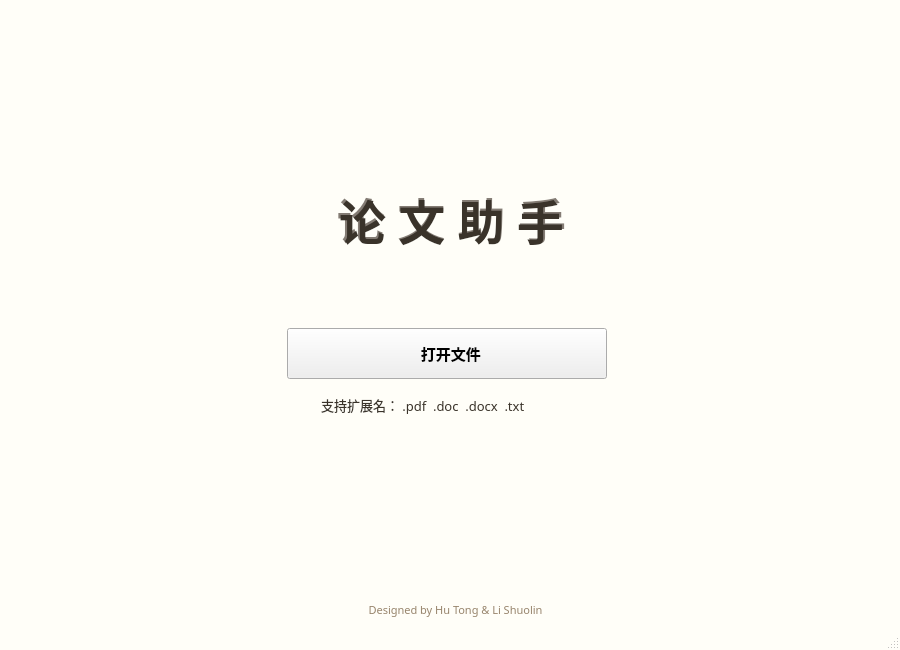
<?xml version="1.0" encoding="UTF-8"?>
<ui version="4.0">
 <class>MainWindow_home</class>
 <widget class="QMainWindow" name="MainWindow_home">
  <property name="geometry">
   <rect>
    <x>0</x>
    <y>0</y>
    <width>900</width>
    <height>650</height>
   </rect>
  </property>
  <property name="minimumSize">
   <size>
    <width>900</width>
    <height>650</height>
   </size>
  </property>
  <property name="maximumSize">
   <size>
    <width>900</width>
    <height>650</height>
   </size>
  </property>
  <property name="baseSize">
   <size>
    <width>900</width>
    <height>650</height>
   </size>
  </property>
  <property name="font">
   <font>
    <family>黑体</family>
    <pointsize>12</pointsize>
   </font>
  </property>
  <property name="windowTitle">
   <string>MainWindow</string>
  </property>
  <property name="styleSheet">
   <string notr="true">QMainWindow#MainWindow_home{
	background:#FFFEF8
}</string>
  </property>
  <widget class="QWidget" name="centralwidget">
   <property name="styleSheet">
    <string notr="true"/>
   </property>
   <widget class="QPushButton" name="pushButton_openfile">
    <property name="geometry">
     <rect>
      <x>287</x>
      <y>328</y>
      <width>320</width>
      <height>51</height>
     </rect>
    </property>
    <property name="font">
     <font>
      <family>等线</family>
      <pointsize>11</pointsize>
      <weight>75</weight>
      <bold>true</bold>
     </font>
    </property>
    <property name="cursor">
     <cursorShape>PointingHandCursor</cursorShape>
    </property>
    <property name="styleSheet">
     <string notr="true">QPushButton#pushButton_openfile{  
    border: 1px solid #9a8878;  
    background-color:#ffffff;
    border-style: solid;  
    border-radius:0px;  
    width: 40px; 
    height:20px;  
    padding:0 0px;  
    margin:0 0px;  
}  

QPushButton#pushButton_openfile:pressed{
	background-color:#FBF7F6;
	border:0.5px solid #DDCFC2;
}

QPushButton#pushButton_openfile:hover{
	border:0.5px solid #DDCFC2;
}</string>
    </property>
    <property name="text">
     <string>  打开文件</string>
    </property>
    <property name="icon">
     <iconset resource="icon/uploadicon.qrc">
      <normaloff>:/newPrefix/upload.png</normaloff>
      <normalon>:/newPrefix/upload.png</normalon>:/newPrefix/upload.png</iconset>
    </property>
    <property name="checkable">
     <bool>false</bool>
    </property>
   </widget>
   <widget class="QLabel" name="label_maintitle_shadow">
    <property name="geometry">
     <rect>
      <x>331</x>
      <y>188</y>
      <width>241</width>
      <height>61</height>
     </rect>
    </property>
    <property name="font">
     <font>
      <family>微软雅黑</family>
      <pointsize>36</pointsize>
      <weight>75</weight>
      <bold>true</bold>
     </font>
    </property>
    <property name="styleSheet">
     <string notr="true">QLabel#label_maintitle_shadow{
	color:#847c74
}</string>
    </property>
    <property name="text">
     <string>论 文 助 手</string>
    </property>
    <property name="alignment">
     <set>Qt::AlignCenter</set>
    </property>
   </widget>
   <widget class="QLabel" name="label_format">
    <property name="geometry">
     <rect>
      <x>321</x>
      <y>395</y>
      <width>251</width>
      <height>20</height>
     </rect>
    </property>
    <property name="font">
     <font>
      <family>黑体</family>
      <pointsize>10</pointsize>
     </font>
    </property>
    <property name="styleSheet">
     <string notr="true">QLabel#label_format{
	color:#3A332A
}</string>
    </property>
    <property name="text">
     <string>支持扩展名： .pdf  .doc  .docx  .txt</string>
    </property>
   </widget>
   <widget class="QLabel" name="label_maintitle">
    <property name="geometry">
     <rect>
      <x>331</x>
      <y>189</y>
      <width>241</width>
      <height>61</height>
     </rect>
    </property>
    <property name="font">
     <font>
      <family>微软雅黑</family>
      <pointsize>35</pointsize>
      <weight>75</weight>
      <bold>true</bold>
     </font>
    </property>
    <property name="styleSheet">
     <string notr="true">QLabel#label_maintitle{
	color:#3A332A
}</string>
    </property>
    <property name="text">
     <string>论 文 助 手</string>
    </property>
    <property name="alignment">
     <set>Qt::AlignCenter</set>
    </property>
   </widget>
   <widget class="QLabel" name="label_author">
    <property name="geometry">
     <rect>
      <x>330</x>
      <y>600</y>
      <width>251</width>
      <height>20</height>
     </rect>
    </property>
    <property name="font">
     <font>
      <family>等线</family>
      <pointsize>8</pointsize>
     </font>
    </property>
    <property name="styleSheet">
     <string notr="true">QLabel#label_author{
	color:#97846c
}</string>
    </property>
    <property name="text">
     <string>Designed by Hu Tong &amp; Li Shuolin</string>
    </property>
    <property name="alignment">
     <set>Qt::AlignCenter</set>
    </property>
   </widget>
  </widget>
  <widget class="QMenuBar" name="menubar">
   <property name="geometry">
    <rect>
     <x>0</x>
     <y>0</y>
     <width>900</width>
     <height>23</height>
    </rect>
   </property>
  </widget>
  <widget class="QStatusBar" name="statusbar"/>
 </widget>
 <resources>
  <include location="icon/uploadicon.qrc"/>
 </resources>
 <connections/>
</ui>
